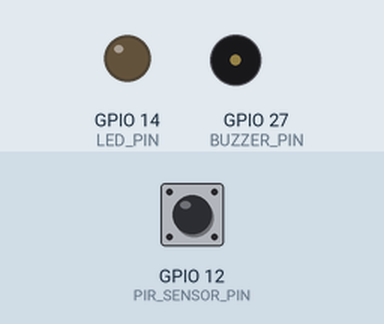
This sketch was run on a simulated ESP32. Shown: output pins drawn as LEDs (lit = HIGH), buzzer (waves = sounding, pin HIGH). Dashed ring = blinking. The inputs (shaded band) are chosen by the test bench; at power-on: GPIO 12 (PIR_SENSOR_PIN) LOW. What the sketch prints to the serial monitor is not drawn.

Above: at 1.2 s.
1.3 s: GPIO 12 (PIR_SENSOR_PIN) driven HIGH
At 1.7 s:
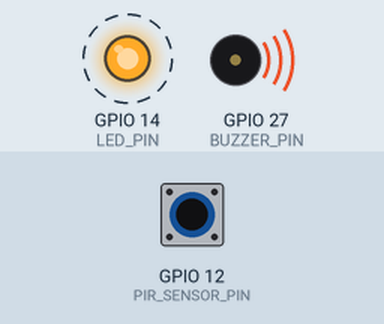
4.3 s: GPIO 12 (PIR_SENSOR_PIN) driven LOW
At 5.3 s:
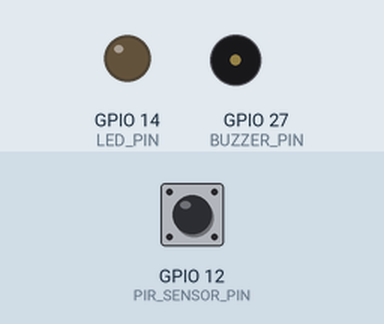
7.3 s: GPIO 12 (PIR_SENSOR_PIN) pulsed HIGH 2 times (0.12 s each, 0.3 s apart)
At 8.2 s:
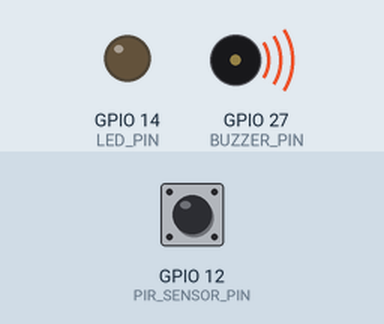
10.9 s: GPIO 12 (PIR_SENSOR_PIN) pulsed HIGH 5 times (0.12 s each, 0.3 s apart)
At 14.2 s:
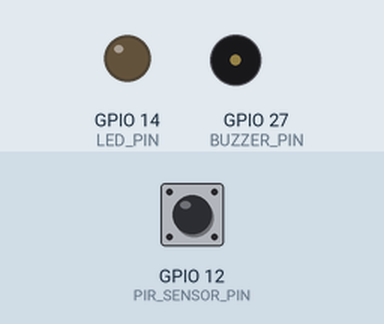
Timing chart, 0 to 15.7 s (numbered marks = the images above; inputs shaded):
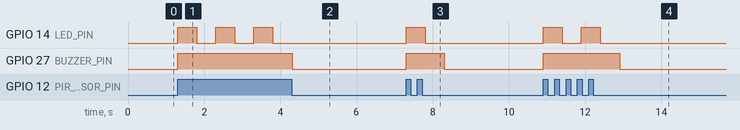

Measured:
- after the input at 1.3 s, GPIO 14 (LED_PIN): alternates HIGH for 0.50 s and LOW for 0.50 s, starting at once; GPIO 27 (BUZZER_PIN): LOW → HIGH at once
- after the input at 4.3 s, GPIO 14 (LED_PIN): stops changing and stays LOW; GPIO 27 (BUZZER_PIN): HIGH → LOW at once
- after the input at 7.3 s, GPIO 14 (LED_PIN): LOW → HIGH at once, → LOW 0.50 s later; GPIO 27 (BUZZER_PIN): LOW → HIGH at once, → LOW 1.0 s later
- after the input at 10.9 s, GPIO 14 (LED_PIN): alternates HIGH for 0.50 s and LOW for 0.50 s, 4 changes in all, then stays LOW, starting at once; GPIO 27 (BUZZER_PIN): LOW → HIGH at once, → LOW 2.0 s later

The sketch:

PIR_Motion_Sensor.ino
```cpp
#define PIR_SENSOR_PIN 12  // PIR sensor OUT pin
#define LED_PIN 14         // LED pin
#define BUZZER_PIN 27      // Buzzer pin

void setup() {
    pinMode(PIR_SENSOR_PIN, INPUT); // PIR sensor as input
    pinMode(LED_PIN, OUTPUT);       // LED as output
    pinMode(BUZZER_PIN, OUTPUT);    // Buzzer as output

    Serial.begin(115200);
    Serial.println("🔄 System Initialized. Waiting for motion...");
}

void loop() {
    int pirValue = digitalRead(PIR_SENSOR_PIN);  // Read PIR sensor value

    if (pirValue == HIGH) { // Motion detected (approx. within 3m)
        Serial.println("🚨 PERSON DETECTED WITHIN 3 METERS! 🚨");

        // Keep the buzzer ON non-stop
        digitalWrite(BUZZER_PIN, HIGH);

        // Blink LED continuously while motion is detected
        while (digitalRead(PIR_SENSOR_PIN) == HIGH) {
            digitalWrite(LED_PIN, HIGH);
            delay(500);
            digitalWrite(LED_PIN, LOW);
            delay(500);
        }
    } else {
        Serial.println("✅ No Motion. System Normal.");

        // Turn OFF both LED and buzzer
        digitalWrite(LED_PIN, LOW);
        digitalWrite(BUZZER_PIN, LOW);
    }

} 
```
